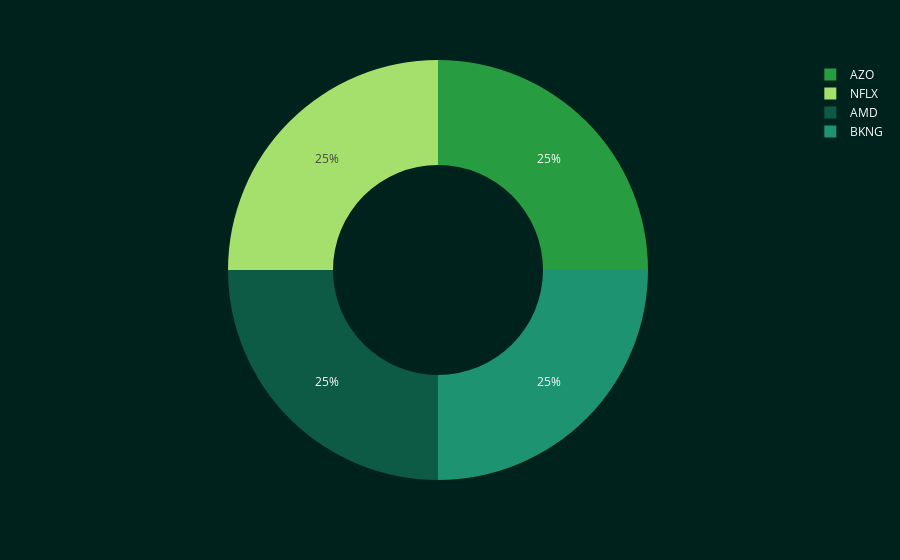

Here is the notebook cell this chart was saved with:
### Markdown cell above
# Portfolio Distribution

### Code cell
user_portfolio_distribution = CanaryFinancialCalculations.portfolio_distribution_chart(tickers, weights)
user_portfolio_distribution

### Figure 1 — Plotly figure (JSON) as saved in the notebook; plotly's stock layout.template omitted (floating-point values rounded to 4 significant figures)
{"data": [{"domain": {"x": [0, 1], "y": [0, 1]}, "hole": 0.5, "hovertemplate": "label=%{label}<br>value=%{value}<extra></extra>", "labels": ["AZO", "NFLX", "AMD", "BKNG"], "legendgroup": "", "name": "", "showlegend": true, "type": "pie", "values": [0.25, 0.25, 0.25, 0.25]}], "layout": {"legend": {"font": {"color": "white"}, "tracegroupgap": 0}, "margin": {"t": 60}, "paper_bgcolor": "#00221c", "piecolorway": ["#289c40", "#a5e06c", "#0e5b45", "#1d9371"], "plot_bgcolor": "#00221c"}}
